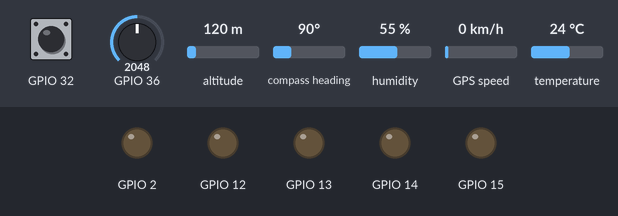
A sketch run on a simulated ESP32. On the bench: output pins drawn as LEDs (lit = HIGH). Inputs (shaded band) come from the test bench; at power-on: GPIO 32 HIGH, GPIO 36 = 2048, altitude 120 m, compass heading 90°, humidity 55 %, GPS speed 0 km/h, temperature 24 °C. WiFi joins after 1.5 s; servers stay silent unless stated; uploads are accepted with an empty reply; EEPROM starts erased; the GPS gets a fix after 3 s at 37.7749, -122.4194 with 8 satellites; what the sketch prints to the serial monitor is not drawn.

Above: at 14.6 s.
At 19.4 s:
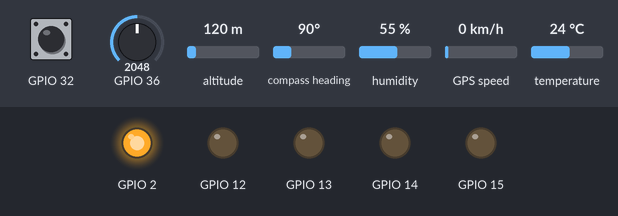
Timing chart, 0 to 29.4 s (numbered marks = the images above):
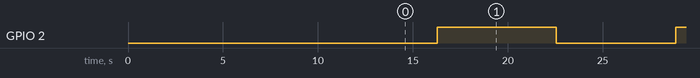

The sketch:

SEMIFINALCONSENTIUM.ino
```cpp
#include <TinyGPSPlus.h>
#include "EEPROM.h"
//--------------------------------------------------
//set length of char string
#define LENGTH(x) (strlen(x) + 1)
#define EEPROM_SIZE 200
//--------------------------------------------------
//WiFi credential reset pin (Boot button on ESP32)
#define WiFi_rst 0
unsigned long rst_millis;
//rx2 tx2 pin 16 , 17 WROOM ESP32
#include <Adafruit_Sensor.h>
#include <ConsentiumThings.h>
#include <DHT.h>
DHT dht(4, DHT11);
TinyGPSPlus gps;
float lat,lng=0;
ConsentiumThings board;   // create ConsentiumThing object

String sid;
String pss;
const long interval = 5; // take 5 seconds of delay
const char *key = "TDYPO5YGBUBESFTWVQUXXG";       // Write api key
void setup() {
  Serial.begin(115200);
  //------------------------------------------------
  pinMode(WiFi_rst, INPUT);
  if (!EEPROM.begin(EEPROM_SIZE)) { //Init EEPROM
    Serial.println("failed to init EEPROM");
    delay(1000);
  }
  //------------------------------------------------
  else
  {
    //Read SSID stored at address 0
    sid = readStringFromFlash(0);
    Serial.print("SSID = ");
    Serial.println(sid);
    // Read Password stored at address 40
    pss = readStringFromFlash(40);
    Serial.print("psss = ");
    Serial.println(pss);
  }
  //------------------------------------------------
  WiFi.begin(sid.c_str(), pss.c_str());
  delay(3000);
  //------------------------------------------------
  //if WiFi is not connected
  if (WiFi.status() != WL_CONNECTED)
  {
    //Init WiFi as Station, start SmartConfig
    WiFi.mode(WIFI_AP_STA);
    WiFi.beginSmartConfig();
    //----------------------------------------------
    //Wait for SmartConfig packet from mobile
    Serial.println("Waiting for SmartConfig.");
    while (!WiFi.smartConfigDone()) {
      delay(500);
      Serial.print(".");
    }
    //----------------------------------------------
    Serial.println("");
    Serial.println("SmartConfig received.");
    //----------------------------------------------
    //Wait for WiFi to connect to AP
    Serial.println("Waiting for WiFi");
    while (WiFi.status() != WL_CONNECTED) {
      delay(500);
      Serial.print(".");
    }
    //----------------------------------------------
    Serial.println("WiFi Connected.");
    Serial.print("IP Address: ");
    Serial.println(WiFi.localIP());
    //----------------------------------------------
    //read the connected WiFi SSID and password
    sid = WiFi.SSID();
    pss = WiFi.psk();
    //----------------------------------------------
    Serial.print("SSID:");
    Serial.println(sid);
    Serial.print("PASS:");
    Serial.println(pss);
    Serial.println("Storing SSID & PASSWORD in EEPROM");
    //----------------------------------------------
    //store the ssid at address 0
    writeStringToFlash(sid.c_str(), 0);
    //store the password at address 40
    writeStringToFlash(pss.c_str(), 40);
    //----------------------------------------------
    Serial.println("OK");
  }
  //------------------------------------------------
  else
  {Serial.println("WiFi Connected");}
  //

  Serial.begin(9600);

  Serial2.begin(9600);

  delay(10000);
  WiFi.mode(WIFI_AP_STA);
  WiFi.beginSmartConfig();

  //Wait for SmartConfig packet from mobile
  Serial.println("Waiting for SmartConfig.");
  while (!WiFi.smartConfigDone()) {
    delay(500);
    sid = WiFi.SSID();
    pss = WiFi.psk();

    Serial.print(".");
  }
    const char *ssid=(char*)sid.c_str();

    const char *pass=(char*)pss.c_str();


  Serial.println(F("DHTxx test!"));

  dht.begin();
  board.begin();   // init. IoT boad
  board.initWiFi(ssid, pass);  // begin WiFi connection

}
void loop() {

  delay(2000);
   int touch =touchRead(T9);// get value using T9 pin 32 (value depends upon the initial condition)

   Serial.println(touch);
  delay(1000);
  float h = dht.readHumidity();
  // Read temperature as Celsius (the default)
  float t = dht.readTemperature();


  // Check if any reads failed and exit early (to try again).
  if (isnan(h) || isnan(t)) {
    Serial.println(F("Failed to read from DHT sensor!"));
    return;
  }

  Serial.print(F("Humidity: "));
  Serial.print(h);
  Serial.print(F("%  Temperature: "));
  Serial.print(t);

  float data_0 = board.busRead(0, THRES_5);  // read voltage data

  float sensor_val[] = {t,h,touch,lat,lng};  // sensor data array
  String info_buff[] = {"Temperature","Humidity","Touch","Latitude","Longitude"}; // sensor info. array

  int sensor_num = sizeof(sensor_val)/sizeof(sensor_val[0]); // number of sensors connected

  board.sendREST(key, sensor_num, info_buff, sensor_val, HIGH_PRE, interval);

  while (Serial2.available() > 0)

    if (gps.encode(Serial2.read()))

      displayInfo();

  if (millis() > 5000 && gps.charsProcessed() < 10)

  {
    Serial.println(F("No GPS detected: check wiring."));
    while (true);
  }

 rst_millis = millis();
  while (digitalRead(WiFi_rst) == LOW) {
    // Wait till boot button is pressed
  }
  //----------------------------------------------
  // check the button press time if it is greater
  //than 3sec clear wifi cred and restart ESP
  if (millis() - rst_millis >= 3000) {
    Serial.println("Reseting the WiFi credentials");
    writeStringToFlash("", 0); // Reset the SSID
    writeStringToFlash("", 40); // Reset the Password
    Serial.println("Wifi credentials erased");
    Serial.println("Restarting the ESP");
    delay(500);
    ESP.restart();
  }
}

void displayInfo()

{

  Serial.print(F("Location: "));


  if (gps.location.isValid()){


    Serial.print("Lat: ");


    Serial.print(gps.location.lat(), 6);
     lat=gps.location.lat();
    Serial.print(F(","));
    Serial.print("Lng: ");
    Serial.print(gps.location.lng(), 6);
    lng=gps.location.lng();
    Serial.println();
  }
  else

  {
    Serial.print(F("INVALID"));
  }
}
void updateSerial()

{
  delay(10000);
  while (Serial.available())

  {

    Serial2.write(Serial.read());//Forward what Serial received to Software Serial Port
  }

  while (Serial2.available())

  {
    Serial.write(Serial2.read());//Forward what Software Serial received to Serial Port


  }

}

void writeStringToFlash(const char* toStore, int startAddr) {
  int i = 0;
  for (; i < LENGTH(toStore); i++) {
    EEPROM.write(startAddr + i, toStore[i]);
  }
  EEPROM.write(startAddr + i, '\0');
  EEPROM.commit();
}


String readStringFromFlash(int startAddr) {
  char in[128]; // char array of size 128 for reading the stored data
  int i = 0;
  for (; i < 128; i++) {
    in[i] = EEPROM.read(startAddr + i);
  }
  return String(in);
}
```

Measured:
- by itself, GPIO 2: alternates HIGH for 6.3 s and LOW for 6.3 s
